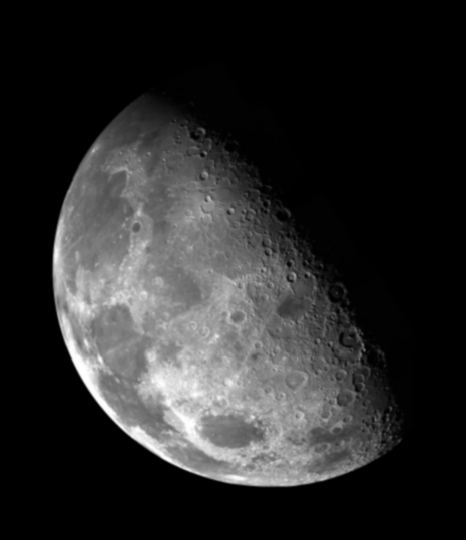
#> input picture Image_Enhancement/HW1_test_image/blurry_moon.tif, 466 x 540 px
$ python hw1.py
#> lines starting #> are read from the running program, lines starting #| are printed output that depends on the picture; after the words box and inside, x2 and y2 are one past the last pixel; in counts of white or black regions, pixels touching at a corner belong together
import cv2
from matplotlib import pyplot as plt
import numpy as np

#Power-Law (Gamma) Transformation
def gamma_correction(input_img, const, gamma):
    if (const > 0) & (gamma > 0.0):
        output_img = const * ((input_img / 255) ** gamma) * 255 #Divided 255 and multiplies gamma
        return np.array(output_img).astype(int) #Convert all float value in the array into integer
    else:
        return input_img

def myHistEq(input_img):                                       #Histogram(1D array, bins, interval of bins' range)
    hist, bins = np.histogram(input_img.ravel(), 256, [0,255]) #Return 1D array (count pixels), bins edges array (levels), and other outputs.
    pdf = hist / input_img.size                                #Calculate pdf of each bins
    cdf = pdf.cumsum()                                         #Calculate cdf of each bins
    return np.around(cdf * 255).astype(np.uint8)[input_img]

def myLaplacian(input_img, kernel):
    Laplacian_operator = np.array([[0, -1, 0], [-1, 5, -1], [0, -1, 0]])
    rows = len(input_img)
    cols = len(input_img[0])
    result = np.arange(rows*cols*3).reshape(rows,cols,3)
    input_img = np.transpose(input_img)
    for i in range(0, rows):
        for j in range(0, cols):
            for k in range(0, 3):
                if (i < rows - 1) & (i > 0) & (j < rows - 1) & (j > 0):
                    result[i][j][k] = sum(sum(kernel*(np.transpose([index[i-1:i+2] for index in input_img[k][j-1:j+2]]))))
                if result[i][j][k] > 255:
                    result[i][j][k] = 255
                elif result[i][j][k] < 0:
                    result[i][j][k] = 0
    return result

Laplacian_first = np.array([[0, -1, 0], [-1, 5, -1], [0, -1, 0]])
Laplacian_second = np.array([[-1, -1, -1], [-1, 9, -1], [-1, -1, -1]])
Laplacian_third = np.array([[1, -2, 1], [-2, 5, -2], [1, -2, 1]])
KernelBank = {
    'Laplacian_first': Laplacian_first,
    'Laplacian_second': Laplacian_second,
    'Laplacian_third': Laplacian_third
}


def main():
    print('It will take approximately 27 seconds to launch plots, please wait...')
    Jetplane_file = './HW1_test_image/blurry_moon.tif'
    Lake_file = './HW1_test_image/Lake.bmp'
    Peppers_file = './HW1_test_image/Peppers.bmp'
    Jetplane_img = cv2.imread(Jetplane_file) #Input image value [0, 255]
#> Jetplane_img is the input picture: shape (540, 466, 3); min 0, max 254, mean 42.7
    Lake_img = cv2.imread(Lake_file)
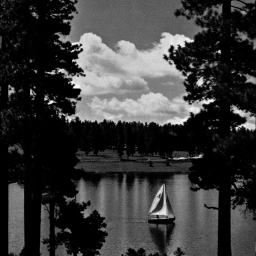
#> input picture Image_Enhancement/HW1_test_image/Lake.bmp, 256 x 256 px
#> Lake_img is the input picture: shape (256, 256, 3); min 0, max 254, mean 56.7
    Peppers_img = cv2.imread(Peppers_file)
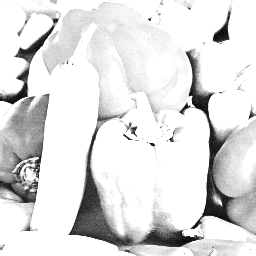
#> input picture Image_Enhancement/HW1_test_image/Peppers.bmp, 256 x 256 px
#> Peppers_img is the input picture: shape (256, 256, 3); min 3, max 255, mean 222.8

    #Laplacian Sharpening
    fig4 = plt.figure(figsize = (16, 9))
    fig4.canvas.manager.set_window_title('Laplacian Image Sharpening')
    rows = 3
    cols = 4
    fig4.add_subplot(rows, cols, 1)
    plt.imshow(Jetplane_img)
    plt.title('Original Jetplane')
    fig4.add_subplot(rows, cols, 2)
    Jetplane_output = myLaplacian(Jetplane_img, KernelBank["Laplacian_first"])
#> in myLaplacian, `rows = len(input_img)`: rows = 540
#> in myLaplacian, `cols = len(input_img[0])`: cols = 466
#> in myLaplacian, `result = np.arange(rows*cols*3).reshape(rows,cols,3)`:
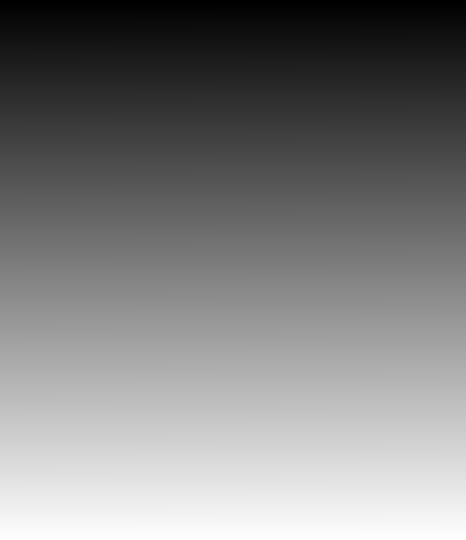
#> result: shape (540, 466, 3) int64; mean of channels 0, 1, 2 377458.5, 377459.5, 377460.5; drawn with min black and max white
#> after the loop in myLaplacian, `for i in range(0, rows):`:
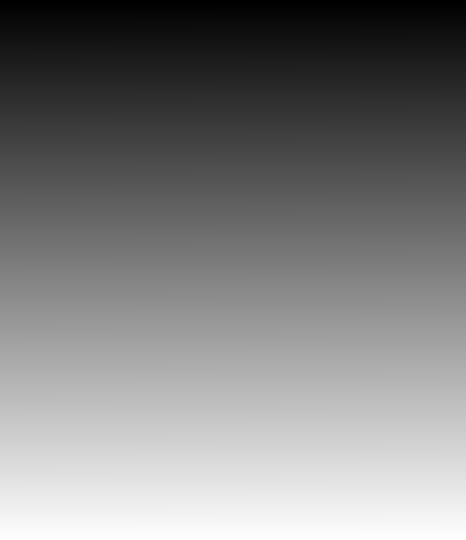
#> result: shape (540, 466, 3) int64; 0.34% of pixels changed, all inside (x1, y1, x2, y2) = (0, 0, 466, 2); drawn with min black and max white
    plt.imshow(Jetplane_output)
    plt.title('Laplacian first-order derivative Jetplane')
    fig4.add_subplot(rows, cols, 3)
    Jetplane_output = myLaplacian(Jetplane_img, KernelBank["Laplacian_second"])
    plt.imshow(Jetplane_output)
    plt.title('Laplacian second-order derivative Jetplane')
    fig4.add_subplot(rows, cols, 4)
    Jetplane_output = myLaplacian(Jetplane_img, KernelBank["Laplacian_third"])
    plt.imshow(Jetplane_output)
    plt.title('Laplacian third-order derivative Jetplane')
    fig4.add_subplot(rows, cols, 5)
    plt.imshow(Lake_img)
    plt.title('Original Lake')
    fig4.add_subplot(rows, cols, 6)
    Lake_output = myLaplacian(Lake_img, KernelBank["Laplacian_first"])
    plt.imshow(Lake_output)
    plt.title('Laplacian first-order derivative Lake')
    fig4.add_subplot(rows, cols, 7)
    Lake_output = myLaplacian(Lake_img, KernelBank["Laplacian_second"])
    plt.imshow(Lake_output)
    plt.title('Laplacian second-order derivative Lake')
    fig4.add_subplot(rows, cols, 8)
    Lake_output = myLaplacian(Lake_img, KernelBank["Laplacian_third"])
    plt.imshow(Lake_output)
    plt.title('Laplacian third-order derivative Lake')
    fig4.add_subplot(rows, cols, 9)
    plt.imshow(Peppers_img)
    plt.title('Original Peppers')
    fig4.add_subplot(rows, cols, 10)
    Peppers_output = myLaplacian(Peppers_img, KernelBank["Laplacian_first"])
    plt.imshow(Peppers_output)
    plt.title('Laplacian first-order derivative  Peppers')
    fig4.add_subplot(rows, cols, 11)
    Peppers_output = myLaplacian(Peppers_img, KernelBank["Laplacian_second"])
    plt.imshow(Peppers_output)
    plt.title('Laplacian second-order derivative Peppers')
    fig4.add_subplot(rows, cols, 12)
    Peppers_output = myLaplacian(Peppers_img, KernelBank["Laplacian_third"])
    plt.imshow(Peppers_output)
    plt.title('Laplacian third-order derivative Peppers')
    plt.tight_layout()

#Histogram Equalization
    fig2 = plt.figure(figsize = (18, 9))
    fig2.canvas.manager.set_window_title('Histogram Equalization')
    rows = 3
    cols = 4
    fig2.add_subplot(rows, cols, 1)
    plt.imshow(Jetplane_img)
    plt.title('Original Jetplane')
    fig2.add_subplot(rows, cols, 2)
    plt.hist(Jetplane_img.ravel(), 256, [0, 255])
    plt.title('Histogram of Original Jetplane')
    fig2.add_subplot(rows, cols, 3)
    Jetplane_output = myHistEq(Jetplane_img)
    plt.imshow(Jetplane_output)
    plt.title('Histogram Equalization Jetplane')
    fig2.add_subplot(rows, cols, 4)
    plt.hist(Jetplane_output.ravel(), 256, [0, 255])
    plt.title('Histogram of Histogram Equalization Jetplane')
    fig2.add_subplot(rows, cols, 5)
    plt.imshow(Lake_img)
    plt.title('Original Lake')
    fig2.add_subplot(rows, cols, 6)
    plt.hist(Lake_img.ravel(), 256, [0, 255])
    plt.ylim(0, 8000)   #Make subplot easier to see
    plt.title('Histogram of Original Lake')
    fig2.add_subplot(rows, cols, 7)
    Lena_output = myHistEq(Lake_img)
    plt.imshow(Lake_output)
    plt.title('Histogram Equalization Lake')
    fig2.add_subplot(rows, cols, 8)
    plt.hist(Lake_output.ravel(), 256, [0, 255])
    plt.ylim(0, 8000)   #Make subplot easier to see
    plt.title('Histogram of Histogram Equalization Lake')
    fig2.add_subplot(rows, cols, 9)
    plt.imshow(Peppers_img)
    plt.title('Original Peppers')
    fig2.add_subplot(rows, cols, 10)
    plt.hist(Peppers_img.ravel(), 256, [0, 255])
    plt.ylim(0, 12000)   #Make subplot easier to see
    plt.title('Histogram of Original Peppers')
    fig2.add_subplot(rows, cols, 11)
    Peppers_output = myHistEq(Peppers_img)
    plt.imshow(Peppers_output)
    plt.title('Histogram Equalization Peppers')
    fig2.add_subplot(rows, cols, 12)
    plt.hist(Peppers_output.ravel(), 256, [0, 255])
    plt.ylim(0, 12000)  #Make subplot easier to see
    plt.title('Histogram of Histogram Equalization Peppers')
    plt.tight_layout()

    #Gamma Correction
    fig1 = plt.figure(figsize = (16, 9))
    fig1.canvas.manager.set_window_title('Power-Law (Gamma) Transformation')
    rows = 3
    cols = 4
    fig1.add_subplot(rows, cols, 1)
    plt.imshow(Jetplane_img)
    plt.title('Original Jetplane')
    fig1.add_subplot(rows, cols, 2)
    Jetplane_output = gamma_correction(Jetplane_img, 1, 0.4)
    plt.imshow(Jetplane_output)
    plt.title('Power-Law Jetplane' + ' (γ = 0.4)')
    fig1.add_subplot(rows, cols, 3)
    Jetplane_output = gamma_correction(Jetplane_img, 1, 1.2)
    plt.imshow(Jetplane_output)
    plt.title('Power-Law Jetplane' + ' (γ = 1.2)')
    fig1.add_subplot(rows, cols, 4)
    Jetplane_output = gamma_correction(Jetplane_img, 1, 2.5)
    plt.imshow(Jetplane_output)
    plt.title('Power-Law Jetplane' + ' (γ = 2.5)')
    fig1.add_subplot(rows, cols, 5)
    plt.imshow(Lake_img)
    plt.title('Original Lake')
    fig1.add_subplot(rows, cols, 6)
    Lake_output = gamma_correction(Lake_img, 1, 0.4)
    plt.imshow(Lake_output)
    plt.title('Power-Law Lake' + ' (γ = 0.4)')
    fig1.add_subplot(rows, cols, 7)
    Lake_output = gamma_correction(Lake_img, 1, 1.2)
    plt.imshow(Lake_output)
    plt.title('Power-Law Lake' + ' (γ = 1.2)')
    fig1.add_subplot(rows, cols, 8)
    Lake_output = gamma_correction(Lake_img, 1, 2.5)
    plt.imshow(Lake_output)
    plt.title('Power-Law Lake' + ' (γ = 2.5)')
    fig1.add_subplot(rows, cols, 9)
    plt.imshow(Peppers_img)
    plt.title('Original Peppers')
    fig1.add_subplot(rows, cols, 10)
    Peppers_output = gamma_correction(Peppers_img, 1, 0.4)
    plt.imshow(Peppers_output)
    plt.title('Power-Law Peppers' + ' (γ = 0.4)')
    fig1.add_subplot(rows, cols, 11)
    Peppers_output = gamma_correction(Peppers_img, 1, 1.2)
    plt.imshow(Peppers_output)
    plt.title('Power-Law Peppers' + ' (γ = 1.2)')
    fig1.add_subplot(rows, cols, 12)
    Peppers_output = gamma_correction(Peppers_img, 1, 2.5)
    plt.imshow(Peppers_output)
    plt.title('Power-Law Peppers' + ' (γ = 2.5)')
    plt.tight_layout()
    plt.show()

if __name__ == "__main__":
#> (the run stopped early here; a loop or call above may not have finished)
